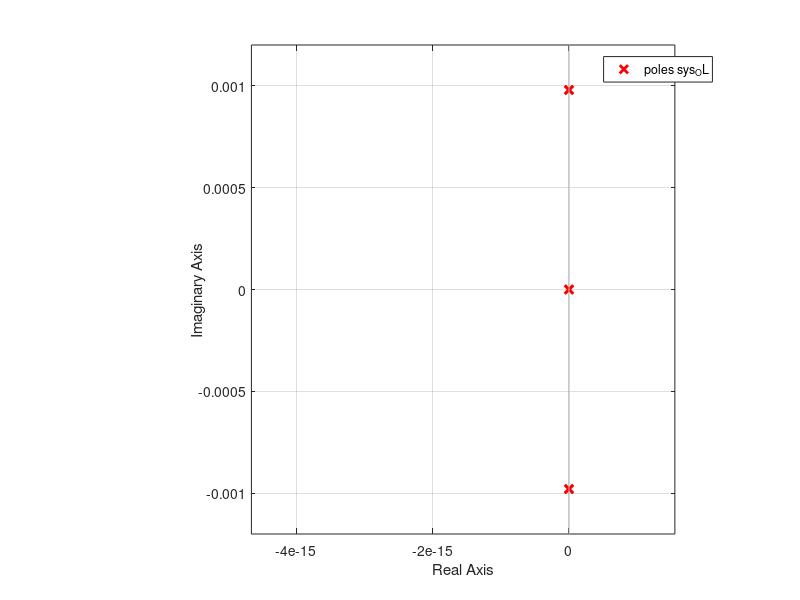

This figure's MATLAB source: (Note: this script raises an error after producing the figure.)
%% Housekeeping
close all
clear
clc

%% Constants
n = sqrt(298600/(6778^3)); %Mean motion [1/s]
% Actuator constraints
umax = 0.0005; % linear acceleration [km/s^2]
%% State Space Model
A = [0,0,0,1,0,0;
     0,0,0,0,1,0;
     0,0,0,0,0,1;
     3*n^2,0,0,0,2*n,0;
     0,0,0,-2*n,0,0;
     0,0,-(n^2),0,0,0];
B = [0,0,0;
     0,0,0;
     0,0,0;
     1,0,0;
     0,1,0;
     0,0,1];
C = [1,0,0,0,0,0;
     0,1,0,0,0,0;
     0,0,1,0,0,0];
D = zeros(3,3);

sys_OL = ss(A,B,C,D);
f = figure('Visible', 'Off');
pzmap(sys_OL,'r');
title("");
saveas(gcf, "Images/pzmap.png")
close
e_OL = eig(A);
%% Reachability and Observability
P = ctrb(A,B);
O = obsv(A,C);
fprintf("Rank of controllability matrix = %d\n",rank(P));
fprintf("Rank of observability matrix = %d\n", rank(O));

%% Generating r(t) for different mission scenarios 
dt = 1;
altitude = 500; % km
r_earth = 6371; % km
a = altitude + r_earth;
mu_earth = 3.986e5;
period = 2*pi*sqrt(a^3/mu_earth);
t = 0:dt:period;
rmag = 1;
x0 = [0 -10 0 0 0 0]';
fprintf("Generating r(t) profiles...\n");
[r_step,r_zero,r_piece,r_MO1,r_MO2,r_MO3,t_r_MO3,r_MO3_zeros,r_y_neg_10] = r_t_generator(rmag,t,dt,x0,period);

%% Open Loop
fprintf("Simulating open loop response...\n");
[OL_poles,y1] = OL_Response(A,sys_OL,r_step,r_zero,r_piece,r_MO1,r_MO2,r_MO3,r_MO3_zeros,t_r_MO3,t,x0, "Images/OL");

%% Closed Loop Reference Tracking Feedback Control
% Setting CL poles
% CL_poles = [-1 -2 -3 -4 -5 -6];
% CL_poles = [-15 -20 -5 -25 -10 -30]; % Satisfies specs for all r(t), u(t) way too high, will adjust after require are specified;
CL_poles = [-0.0001 -0.0002 -1 -2 -3 -4]; 

% 2nd and 3rd pole affects y response only
% 1st and 4th pole effects z response only
% 5th and 6th poles effects z response only 

% % Feedback control for r(t) = [step step step]
fprintf("Simulating closed loop response to r1(t)...\n");
r1 = [r_step r_step+r_y_neg_10 r_step];
t1 = t;
CL_Ref_Track_Cont(A,B,C,D,CL_poles,t1,r1,umax,x0, "Images/CL_r1");

% Feedback control for MO1, r(t) = [r_MO1 0 0]
fprintf("Simulating closed loop response to r2(t)...\n");
r2 = [r_MO1 r_zero+r_y_neg_10 r_zero];
t2 = t;
CL_Ref_Track_Cont(A,B,C,D,CL_poles,t2,r2,umax,x0, "Images/CL_r2");

% % Feedback control for MO1, r(t) = [0 r_MO2 0]
fprintf("Simulating closed loop response to r3(t)...\n");
r3 = [r_zero r_MO2 r_zero];
t3 = t;
CL_Ref_Track_Cont(A,B,C,D,CL_poles,t3,r3,umax,x0, "Images/CL_r3"); 
% 
% % Feedback control for MO1, r(t) = [r_MO1 0 0]
fprintf("Simulating closed loop response to r4(t)...\n");
r4 = [r_MO3_zeros r_MO3_zeros+r_y_neg_10(1:length(r_MO3_zeros),:) r_MO3];
t4 = t_r_MO3;
[~, K, F] = CL_Ref_Track_Cont(A,B,C,D,CL_poles,t4,r4,umax,x0, "Images/CL_r4");

% Does no coupling n states make sense? Ask Reade and Conner 

%% Luenberger observer 
P_L = [-3, -4, -5, -6, -7, -8];
x0_true = [x0; zeros(6,1)];
x0_error = 1*ones(6,1);
x0_guess = [x0 + x0_error; 10.*x0_error];

% Simulate with zero initial error
fprintf("Simulating closed loop with observer, zero error for r1(t)...\n");
leunberger(A,B,C,F,K,P_L,t1,r1,umax,x0_true, "Images/obs_zero_init_err_r1");
fprintf("Simulating closed loop with observer, zero error for r2(t)...\n");
leunberger(A,B,C,F,K,P_L,t2,r2,umax,x0_true, "Images/obs_zero_init_err_r2");
fprintf("Simulating closed loop with observer, zero error for r3(t)...\n");
leunberger(A,B,C,F,K,P_L,t3,r3,umax,x0_true, "Images/obs_zero_init_err_r3");
fprintf("Simulating closed loop with observer, zero error for r4(t)...\n");
leunberger(A,B,C,F,K,P_L,t4,r4,umax,x0_true, "Images/obs_zero_init_err_r3");

% Simulate with non-zero initial error
fprintf("Simulating closed loop with observer, nonzero error for r1(t)...\n");
leunberger(A,B,C,F,K,P_L,t1,r1,umax,x0_guess, "Images/obs_nonzero_init_err_r1");
fprintf("Simulating closed loop with observer, nonzero error for r2(t)...\n");
leunberger(A,B,C,F,K,P_L,t2,r2,umax,x0_guess, "Images/obs_nonzero_init_err_r2");
fprintf("Simulating closed loop with observer, nonzero error for r3(t)...\n");
leunberger(A,B,C,F,K,P_L,t3,r3,umax,x0_guess, "Images/obs_nonzero_init_err_r3");
fprintf("Simulating closed loop with observer, nonzero error for r4(t)...\n");
leunberger(A,B,C,F,K,P_L,t4,r4,umax,x0_guess, "Images/obs_nonzero_init_err_r3");

%% LQR Optimal State Feedback WITHOUT Integral control and WITHOUT Observer
fprintf("Simulating LQR without integral and without observer...\n");
t = t';
r = [r_zero r_MO2 r_zero];


n = size(A,1); %#nominal states
m = size(B,2); %#nominal inputs
p = size(C,1); %#nominal outputs

%Define closed-loop plant poles via LQR (only vary awts for now)
awts = [ones(1,n/2)*100, ones(1,n/2)]; %initial design: relative penalties
bwts = ones(1,p);
rho = 1;

awts = awts./sum(awts);
xmax = [10 10 10 .1 .1 .1];
Q =  diag(awts./xmax); 
R =  rho*diag(bwts./umax); %rho * eye(p);

OLsys = ss(A,B,C,D);
[K,W,clEvals] = lqr(OLsys,Q,R); %get optimal K, W

F = inv(C/(-A+B*K)*B);

%CL system
Acl = A - B*K;
Bcl = B*F;
Ccl = C;
Dcl = D;
CLsys = ss(Acl,Bcl,Ccl,Dcl);

%%Check that closed-loop system specs met; change rho o'wise
%%get response to first reference input profile:
[Y_CL1,~,X_CL1] = lsim(CLsys,r',t');
%compute resulting actuator efforts in each case, where u = -Kx + Fr
U_CL1 = -K*X_CL1' + F*r';

% Plot states
plot_states(t,X_CL1,r,"Images/LQR");
%%Plot output response for each input/output channel; compare to desired
%%reference positions
plot_outputs(t,Y_CL1,r,"Images/LQR");
%%Plot actuator efforts and compare to constraints on u
plot_controls(t,U_CL1,umax,"Images/LQR");

%% LQR WITH integral control and observer
Aaug = [A zeros(6,3); -C zeros(3,3)];
Baug = [B; zeros(3,3)];
Caug = [C zeros(3,3)];
Daug = zeros(size(Caug,1),size(Baug,2));
augOLsys = ss(Aaug,Baug,Caug,Daug);

%Define closed-loop plant poles via LQR (only vary awts for now)
awts = [ones(1,n/2)*100, ones(1,n/2),50,50,50]; %initial design: relative penalties
bwts = [1,1,1];
rho = 12;

awts = awts./sum(awts);
bwts = bwts./sum(bwts);
xmax = [10, 10, 10, 1, 1, 1, 1^2, 1^2, 1^2];
Qaug =  diag(awts./xmax); 
Raug =  rho*diag(bwts./umax); %rho * eye(p);

[Kaug,Waug,clEvalsAug] = lqr(augOLsys,Qaug,Raug);

XCLO_IC = 0*ones(15,1); %change the IC to 0.1's and see what happens!!
% XCLO_IC = 0.1*ones(15,1); %change the IC to 0.1's and see what happens!!
fprintf("Simulating LQR with integral and with observer for r1(t)...\n");
[CLaugsys,Y_CLOaug,U_CLOaug,Faug] = simLQR(sys_OL,augOLsys,Kaug,P_L,...
    t1,r1,XCLO_IC,umax,'Images/LQR_r1');

fprintf("Simulating LQR with integral and with observer for r2(t)...\n");
[CLaugsys,Y_CLOaug,U_CLOaug,Faug] = simLQR(sys_OL,augOLsys,Kaug,P_L,...
    t2,r2,XCLO_IC,umax,'Images/LQR_r2');

fprintf("Simulating LQR with integral and with observer for r3(t)...\n");
[CLaugsys,Y_CLOaug,U_CLOaug,Faug] = simLQR(sys_OL,augOLsys,Kaug,P_L,...
    t3,r3,XCLO_IC,umax,'Images/LQR_r3');

fprintf("Simulating LQR with integral and with observer for r3(t)...\n");
[CLaugsys,Y_CLOaug,U_CLOaug,Faug] = simLQR(sys_OL,augOLsys,Kaug,P_L,...
    t4,r4,XCLO_IC,umax,'Images/LQR_r4');

